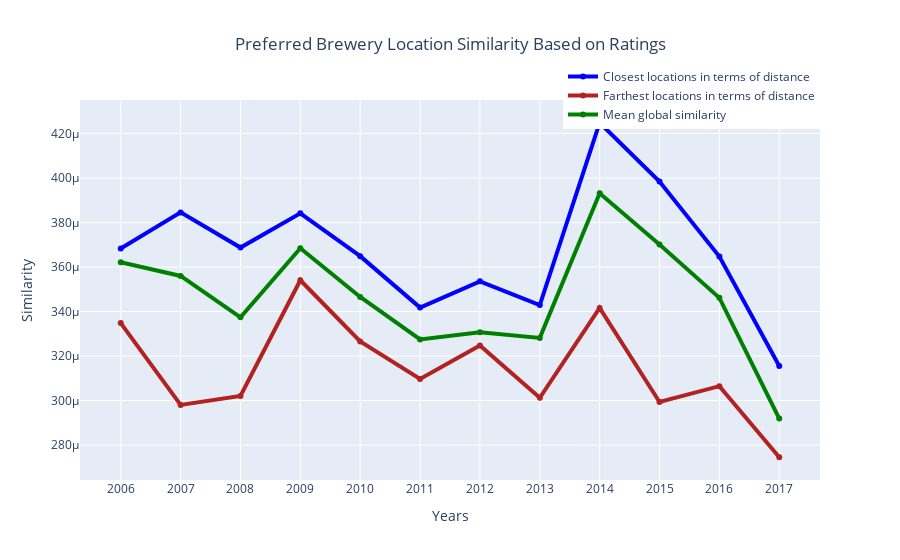

Notebook source saved alongside this figure:
### Code cell
fig = go.Figure()

fig.add_trace(go.Scatter(x=similarity_columns, y=closest_bc_ratings.mean(),name = 'Closest locations in terms of distance',   line=dict(color='blue', width=4)))
fig.add_trace(go.Scatter(x=similarity_columns, y=farthest_bc_ratings.mean(),name = 'Farthest locations in terms of distance',    line=dict(color='firebrick', width=4)))
fig.add_trace(go.Scatter(x=similarity_columns, y=brewery_similarity_ratings.iloc[:, 2:].mean(),name = 'Mean global similarity',    line=dict(color='green', width=4)))

fig.update_layout(title='Preferred Brewery Location Similarity Based on Ratings',
                   xaxis_title='Years',
                   yaxis_title='Similarity', 
                   title_x=0.5, 
                   legend=dict(
                    yanchor="top",
                    y=1.1,
                    xanchor="right",
                    x=1
))
fig.show()
fig.write_html('brewery_similarity_ratings_grouped_distance.html', include_plotlyjs=False, include_mathjax=False, full_html=False)

### Figure 1 — Plotly figure (JSON) as saved in the notebook; plotly's stock layout.template omitted (floating-point values rounded to 4 significant figures)
{"data": [{"line": {"color": "blue", "width": 4}, "name": "Closest locations in terms of distance", "type": "scatter", "x": ["2006", "2007", "2008", "2009", "2010", "2011", "2012", "2013", "2014", "2015", "2016", "2017"], "y": [0.0003683, 0.0003846, 0.0003688, 0.0003842, 0.0003649, 0.0003418, 0.0003536, 0.000343, 0.0004249, 0.0003984, 0.0003647, 0.0003156]}, {"line": {"color": "firebrick", "width": 4}, "name": "Farthest locations in terms of distance", "type": "scatter", "x": ["2006", "2007", "2008", "2009", "2010", "2011", "2012", "2013", "2014", "2015", "2016", "2017"], "y": [0.0003348, 0.000298, 0.000302, 0.0003541, 0.0003266, 0.0003097, 0.0003247, 0.0003012, 0.0003416, 0.0002994, 0.0003065, 0.0002745]}, {"line": {"color": "green", "width": 4}, "name": "Mean global similarity", "type": "scatter", "x": ["2006", "2007", "2008", "2009", "2010", "2011", "2012", "2013", "2014", "2015", "2016", "2017"], "y": [0.0003622, 0.000356, 0.0003374, 0.0003685, 0.0003466, 0.0003275, 0.0003307, 0.0003282, 0.0003932, 0.0003701, 0.0003462, 0.0002919]}], "layout": {"legend": {"x": 1, "xanchor": "right", "y": 1.1, "yanchor": "top"}, "title": {"text": "Preferred Brewery Location Similarity Based on Ratings", "x": 0.5}, "xaxis": {"title": {"text": "Years"}}, "yaxis": {"title": {"text": "Similarity"}}}}
